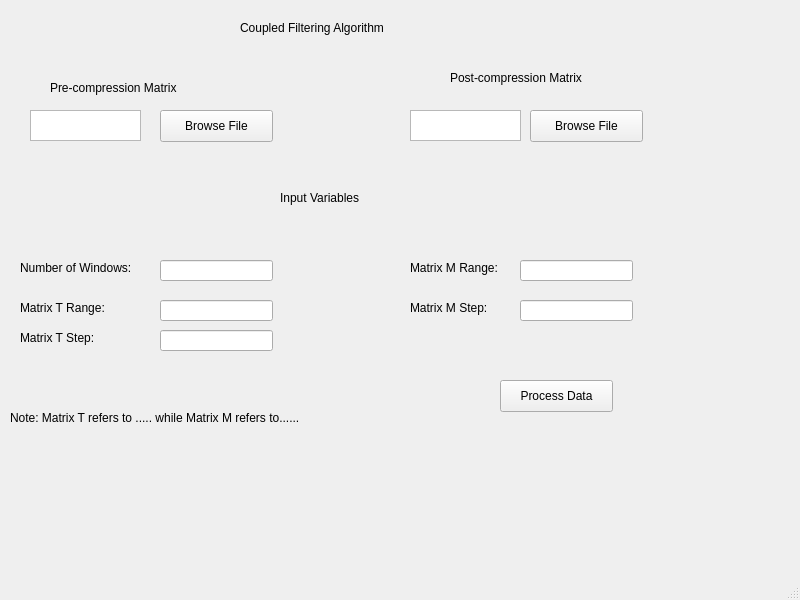
<?xml version="1.0" encoding="UTF-8"?>
<ui version="4.0">
 <class>MainWindow</class>
 <widget class="QMainWindow" name="MainWindow">
  <property name="geometry">
   <rect>
    <x>0</x>
    <y>0</y>
    <width>800</width>
    <height>600</height>
   </rect>
  </property>
  <property name="windowTitle">
   <string>MainWindow</string>
  </property>
  <widget class="QWidget" name="centralwidget">
   <widget class="QPushButton" name="pushButton_2">
    <property name="geometry">
     <rect>
      <x>530</x>
      <y>110</y>
      <width>113</width>
      <height>32</height>
     </rect>
    </property>
    <property name="text">
     <string>Browse File</string>
    </property>
   </widget>
   <widget class="QPushButton" name="pushButton_3">
    <property name="geometry">
     <rect>
      <x>500</x>
      <y>380</y>
      <width>113</width>
      <height>32</height>
     </rect>
    </property>
    <property name="text">
     <string>Process Data</string>
    </property>
   </widget>
   <widget class="QLabel" name="label_2">
    <property name="geometry">
     <rect>
      <x>50</x>
      <y>80</y>
      <width>151</width>
      <height>16</height>
     </rect>
    </property>
    <property name="text">
     <string>Pre-compression Matrix</string>
    </property>
   </widget>
   <widget class="QLineEdit" name="lineEdit">
    <property name="geometry">
     <rect>
      <x>160</x>
      <y>260</y>
      <width>113</width>
      <height>21</height>
     </rect>
    </property>
   </widget>
   <widget class="QPushButton" name="pushButton">
    <property name="geometry">
     <rect>
      <x>160</x>
      <y>110</y>
      <width>113</width>
      <height>32</height>
     </rect>
    </property>
    <property name="text">
     <string>Browse File</string>
    </property>
   </widget>
   <widget class="QLabel" name="label">
    <property name="geometry">
     <rect>
      <x>240</x>
      <y>20</y>
      <width>181</width>
      <height>16</height>
     </rect>
    </property>
    <property name="text">
     <string>Coupled Filtering Algorithm</string>
    </property>
   </widget>
   <widget class="QTextBrowser" name="textBrowser">
    <property name="geometry">
     <rect>
      <x>30</x>
      <y>110</y>
      <width>111</width>
      <height>31</height>
     </rect>
    </property>
   </widget>
   <widget class="QLabel" name="label_10">
    <property name="geometry">
     <rect>
      <x>10</x>
      <y>410</y>
      <width>341</width>
      <height>16</height>
     </rect>
    </property>
    <property name="text">
     <string>Note: Matrix T refers to ..... while Matrix M refers to......</string>
    </property>
   </widget>
   <widget class="QTextBrowser" name="textBrowser_2">
    <property name="geometry">
     <rect>
      <x>410</x>
      <y>110</y>
      <width>111</width>
      <height>31</height>
     </rect>
    </property>
   </widget>
   <widget class="QLabel" name="label_6">
    <property name="geometry">
     <rect>
      <x>20</x>
      <y>300</y>
      <width>101</width>
      <height>16</height>
     </rect>
    </property>
    <property name="text">
     <string>Matrix T Range:</string>
    </property>
   </widget>
   <widget class="QLineEdit" name="lineEdit_5">
    <property name="geometry">
     <rect>
      <x>520</x>
      <y>300</y>
      <width>113</width>
      <height>21</height>
     </rect>
    </property>
   </widget>
   <widget class="QLabel" name="label_9">
    <property name="geometry">
     <rect>
      <x>410</x>
      <y>300</y>
      <width>101</width>
      <height>16</height>
     </rect>
    </property>
    <property name="text">
     <string>Matrix M Step:</string>
    </property>
   </widget>
   <widget class="QLabel" name="label_3">
    <property name="geometry">
     <rect>
      <x>450</x>
      <y>70</y>
      <width>161</width>
      <height>16</height>
     </rect>
    </property>
    <property name="text">
     <string>Post-compression Matrix</string>
    </property>
   </widget>
   <widget class="QLineEdit" name="lineEdit_3">
    <property name="geometry">
     <rect>
      <x>160</x>
      <y>330</y>
      <width>113</width>
      <height>21</height>
     </rect>
    </property>
   </widget>
   <widget class="QLabel" name="label_5">
    <property name="geometry">
     <rect>
      <x>20</x>
      <y>260</y>
      <width>131</width>
      <height>16</height>
     </rect>
    </property>
    <property name="text">
     <string>Number of Windows:</string>
    </property>
   </widget>
   <widget class="QLineEdit" name="lineEdit_4">
    <property name="geometry">
     <rect>
      <x>520</x>
      <y>260</y>
      <width>113</width>
      <height>21</height>
     </rect>
    </property>
   </widget>
   <widget class="QLabel" name="label_8">
    <property name="geometry">
     <rect>
      <x>20</x>
      <y>330</y>
      <width>101</width>
      <height>16</height>
     </rect>
    </property>
    <property name="text">
     <string>Matrix T Step:</string>
    </property>
   </widget>
   <widget class="QLabel" name="label_4">
    <property name="geometry">
     <rect>
      <x>280</x>
      <y>190</y>
      <width>101</width>
      <height>16</height>
     </rect>
    </property>
    <property name="text">
     <string>Input Variables</string>
    </property>
   </widget>
   <widget class="QLineEdit" name="lineEdit_2">
    <property name="geometry">
     <rect>
      <x>160</x>
      <y>300</y>
      <width>113</width>
      <height>21</height>
     </rect>
    </property>
   </widget>
   <widget class="QLabel" name="label_7">
    <property name="geometry">
     <rect>
      <x>410</x>
      <y>260</y>
      <width>101</width>
      <height>16</height>
     </rect>
    </property>
    <property name="text">
     <string>Matrix M Range:</string>
    </property>
   </widget>
  </widget>
  <widget class="QMenuBar" name="menubar">
   <property name="geometry">
    <rect>
     <x>0</x>
     <y>0</y>
     <width>800</width>
     <height>21</height>
    </rect>
   </property>
  </widget>
  <widget class="QStatusBar" name="statusbar"/>
 </widget>
 <resources/>
 <connections/>
</ui>
